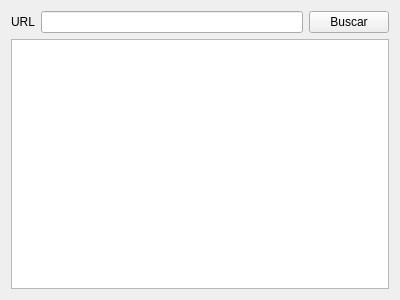
<?xml version="1.0" encoding="UTF-8"?>
<ui version="4.0">
 <class>Ventana</class>
 <widget class="QWidget" name="Ventana">
  <property name="geometry">
   <rect>
    <x>0</x>
    <y>0</y>
    <width>400</width>
    <height>300</height>
   </rect>
  </property>
  <property name="sizePolicy">
   <sizepolicy hsizetype="Maximum" vsizetype="Maximum">
    <horstretch>0</horstretch>
    <verstretch>0</verstretch>
   </sizepolicy>
  </property>
  <property name="windowTitle">
   <string>Ventana</string>
  </property>
  <layout class="QGridLayout" name="gridLayout">
   <item row="0" column="0">
    <widget class="QLabel" name="lURL">
     <property name="text">
      <string>URL</string>
     </property>
    </widget>
   </item>
   <item row="0" column="1">
    <widget class="QLineEdit" name="leURL"/>
   </item>
   <item row="0" column="2">
    <widget class="QPushButton" name="pbBuscar">
     <property name="focusPolicy">
      <enum>Qt::NoFocus</enum>
     </property>
     <property name="text">
      <string>Buscar</string>
     </property>
    </widget>
   </item>
   <item row="1" column="0" colspan="3">
    <widget class="QTextEdit" name="teHTML">
     <property name="focusPolicy">
      <enum>Qt::NoFocus</enum>
     </property>
    </widget>
   </item>
  </layout>
 </widget>
 <tabstops>
  <tabstop>leURL</tabstop>
 </tabstops>
 <resources/>
 <connections/>
</ui>
